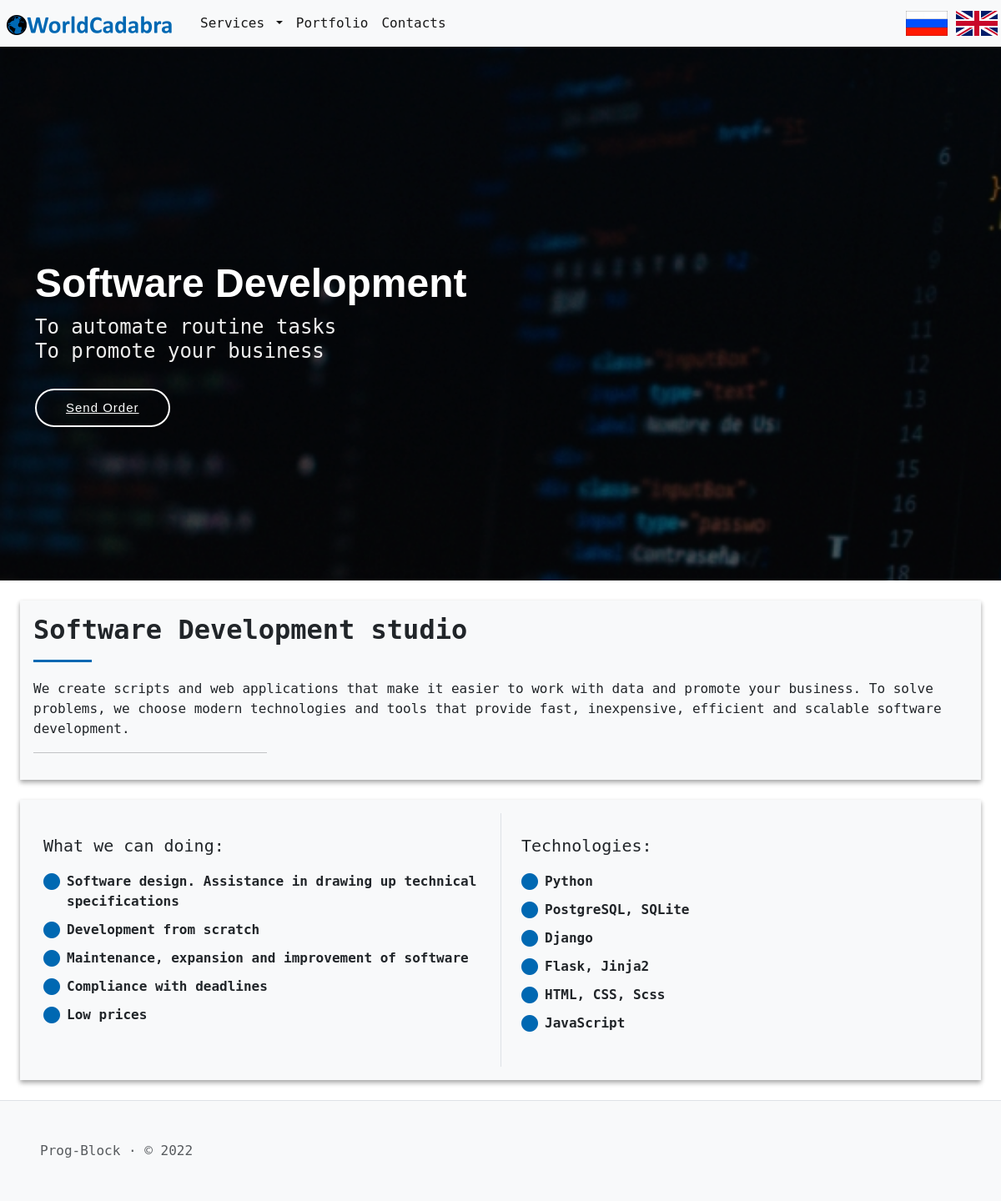
The page /en/ on the database its author committed.
### Class_SQLAlchemy.py (models this page shows, shortened)
class Menu(db.Model):
    id = db.Column(db.Integer, unique=True, primary_key=True)
    title = db.Column(db.String(100), nullable=False)
    url = db.Column(db.String(100), nullable=True)
    url_name = db.Column(db.String(100), nullable=True)
    visibility = db.Column(db.String(50), default='visible', nullable=False)
    button_type = db.Column(db.String(50), nullable=False)
    parent = db.Column(db.String(50))
    language = db.Column(db.String(20), nullable=False)
    priorities = db.Column(db.Integer)
    note = db.Column(db.String(200), nullable=True)

class Index(db.Model):
    id = db.Column(db.Integer, unique=True, primary_key=True)
    url = db.Column(db.String(100), nullable=True)
    url_name = db.Column(db.String(100), nullable=True)
    visibility = db.Column(db.String(50), default='visible', nullable=False)
    content = db.Column(db.String(50000), nullable=True)
    language = db.Column(db.String(20), nullable=False)
    note = db.Column(db.String(200), nullable=True)

### en/en.py (the view)
@en.route('/')
def index():
    content = Index.query.filter_by(visibility='visible', language='en').first()
    return render_template('index.html', general=get_general_content(''), content=content)

### en/en.py (called while the page is built)
def get_general_content(url_name):
    res = {}
    try:
        res['Menu'] = Menu.query.filter_by(visibility='visible', language='en').order_by(Menu.priorities).all()
        res['SEO'] = SEO.query.filter_by(language='en', url_name=url_name).first()
        return res
    except:
        abort(404)

### templates/index.html (shortened to what this page needs)
{% extends "layout.html" %}
{% block body %}
    {{ content.content|safe }}
{% endblock %}

### templates/layout.html (shortened to what this page needs)
<!DOCTYPE html>
<html lang="ru">
<head>
    {% block head %}
    <link href="{{ url_for('static', filename='css/bootstrap.min.css') }}" rel="stylesheet"
>
    <link rel="stylesheet" href="https://cdn.jsdelivr.net/npm/bootstrap-icons@1.9.1/font/bootstrap-icons.css">
    <link href="{{ url_for('static', filename='css/styles.css') }}" rel="stylesheet">
    {% endblock %}
</head>
<body>
    <header>
        <nav class="navbar navbar-expand-md bg-light">
            <a class="navbar-brand px-2" href="{{ url_for('.index') }}">
                <img src="{{ url_for('static', filename='img/logo.png') }}" alt="logo.png" style="max-height: 40px">
            </a>
            <div class="collapse navbar-collapse" id="navbarSupportedContent">
                <ul class="navbar-nav me-auto mb-lg-0">
                    {% for menu in general['Menu'] %}
                        {% if menu.button_type == 'menu' and not menu.parent %}
                            <li class="nav-item">
                                <a class="nav-link active" aria-current="page" href="{{ menu.url }}">{{menu.title}}</a>
                            </li>
                        {% elif menu.button_type == 'dropmenu' and not menu.parent %}
                            <li class="nav-item dropdown">
                                <a class="nav-link dropdown-toggle active" href="{{ menu.url }}" id="navbarDropdown" role="button"
                                    data-bs-toggle="dropdown" aria-expanded="false">
                                    {{menu.title}}
                                </a>
                            </li>
                        {% endif %}
                    {% endfor %}
                </ul>
                <ul class="navbar-nav">
                    <li class="nav-item m-1">
                        <a href="/"><img src="{{ url_for('static', filename='img/rus.png') }}"
                                style="max-height: 30px" class="img-fluid"></a>
                        <a href="/en"><img src="{{ url_for('static', filename='img/eng.png') }}"
                                style="max-height: 30px" class="img-fluid"></a>
                    </li>
                </ul>
            </div>
        </nav>
    </header>
    <main class="content">
        {% block body %}{% endblock %}
    </main>
</body>
<footer class="text-muted border-top bg-light">
  <div class="d-flex ms-5 py-5">
      Prog-Block · © 2022
  </div>
</footer>
</html>

### static/css/styles.css (style rules this page uses)
:root { --color1: #0068B2; }
* { font-family: "DejaVu Sans Mono", "Marker Felt", "Linux Biolinum G"; }
.project-tasks ul, .service-tasks ul { list-style: none; padding: 0; }
.project-tasks ul li, .service-tasks ul li { padding-left: 28px; position: relative; }
.project-tasks ul li+li, .service-tasks ul li+li { margin-top: 10px; }
.project-tasks ul i, .service-tasks ul i { position: absolute; left: 0; top: 2px; font-size: 20px; color: var(--color1); line-height: 1; }
.container-flex { background-color: #f8f9fa; box-shadow: 0 2px 5px rgba(0,0,0,0.2), 0 4px 6px rgba(0,0,0,0.2); }
header { box-shadow: 0 2px 5px rgba(0,0,0,0.2), 0 4px 6px rgba(0,0,0,0.2); }
.container-flex h2 { margin-bottom: 20px; padding-bottom: 20px; position: relative; }
.container-flex h2:after { content: ""; position: absolute; display: block; width: 70px; height: 3px; background: var(--color1); left: 0; right: 0; bottom: 0; }
.project i, .service i { position: relative; top: 5px; font-size: 32px; }
.content { min-height: 100vh; }
#hero { width: 100%; height: 80vh; background: url("/static/img/index_prewiev.jpg") top center; background-size: cover; position: relative; }
#hero:before { content: ""; background: rgba(0, 0, 0, 0.4); position: absolute; bottom: 0; top: 0; left: 0; right: 0; }
#hero .container { padding-top: 72px; }
#hero h1 { margin: 0; font-size: 48px; font-weight: 700; line-height: 56px; color: #fff; font-family: "Poppins", sans-serif; }
#hero h2 { color: #eee; margin: 10px 0 0 0; font-size: 24px; }
#hero .btn-get-started { font-family: "Raleway", sans-serif; font-weight: 500; font-size: 15px; letter-spacing: 1px; display: inline-block; padding: 10px 35px; border-radius: 50px; transition: 0.5s; margin-top: 30px; border: 2px solid #fff; color: #fff; }
@media (min-width: 1024px) { #hero { background-attachment: fixed; } }

### rows shown on the page
Menu: title "Services"
Menu: title "Portfolio"
Menu: title "Contacts"
Index: content "Software Development To automate routine tasks To promote your business Send Order Software Development studio We create scripts and web applications that make it easier to work with data and promote your business. To solve problems, we choose modern technologies and tools that provide fast, inexpensive, efficient and scalable software development. What we can doing: Software design. Assistance in drawing up technical specifications Development from scratch Maintenance, expansion and improvement of software Compliance with deadlines Low prices Technologies: Python PostgreSQL, SQLite Django Flask, Jinja2 HTML, CSS, Scss JavaScript"
